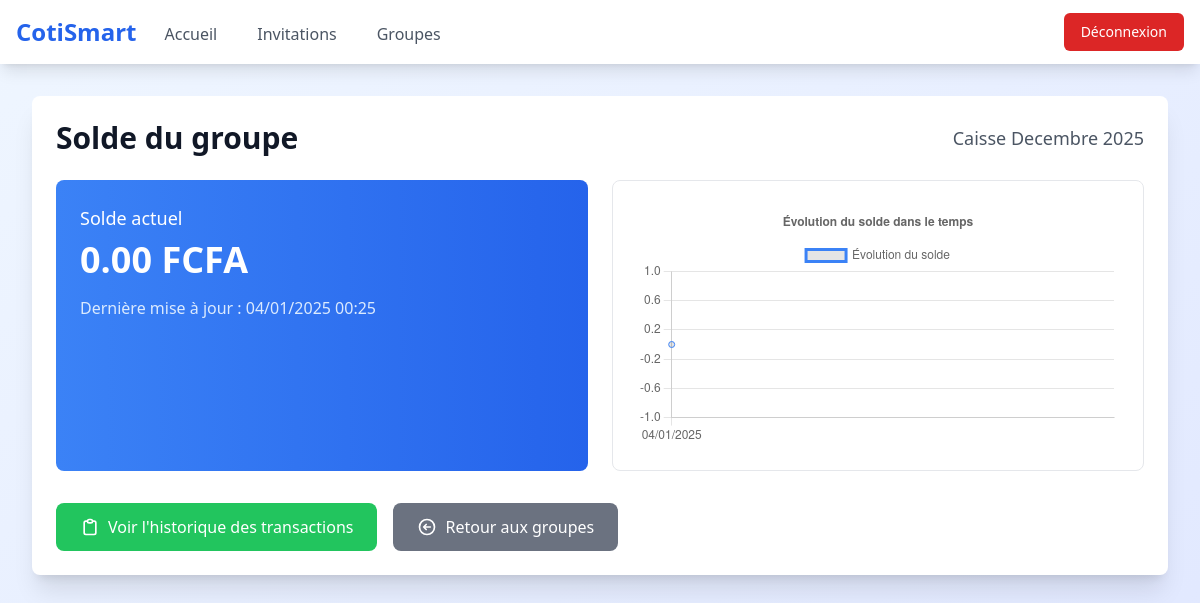
The page /balance/1 (signed in) on the database as committed earlier.
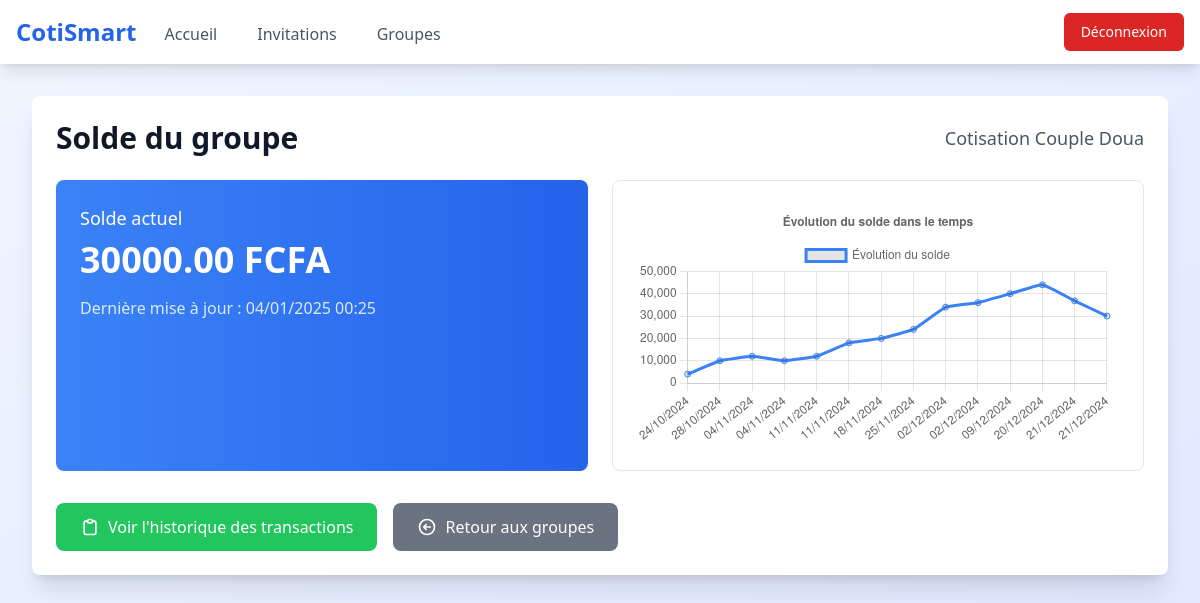
The same page on the database as committed later.
### flask_app.py (models this page shows)
class Group(db.Model):
    id = db.Column(db.Integer, primary_key=True)
    name = db.Column(db.String(100), nullable=False)
    members = db.relationship('GroupMembership', backref='group', lazy=True)

### flask_app.py (the view)
@app.route('/balance/<int:group_id>')
def balance(group_id):
    if 'user_id' not in session:
        return redirect(url_for('connexion'))
    user = User.query.get(session['user_id'])
    pending_invitations_count = get_pending_invitations_count(user.id)
    group = Group.query.get_or_404(group_id)
    membership = GroupMembership.query.filter_by(
        user_id=user.id,
        group_id=group_id
    ).first()
    if not membership:
        flash('Vous n\'avez pas accès à ce groupe', 'error')
        return redirect(url_for('group'))
    transactions = Transaction.query.filter_by(group_id=group_id).order_by(Transaction.date).all()
    total_balance = sum(transaction.amount for transaction in transactions)
    dates = []
    balances = []
    running_balance = 0
    for transaction in transactions:
        running_balance += transaction.amount
        dates.append(transaction.date.strftime('%d/%m/%Y'))
        balances.append(running_balance)
    if not transactions:
        dates = [datetime.now().strftime('%d/%m/%Y')]
        balances = [0]
    return render_template('balance.html',
                         group=group,
                         total_balance=total_balance,
                         dates=dates,
                         balances=balances,
                         now=datetime.now(),
                         pending_invitations_count=pending_invitations_count)

### flask_app.py (called while the page is built)
def get_pending_invitations_count(user_id):
    return GroupInvitation.query.filter_by(
        user_id=user_id,
        status='pending'
    ).count()

### templates/balance.html (shortened to what the changed rows need)
<!DOCTYPE html>
<html lang="fr">
<head>
    <script src="https://cdn.tailwindcss.com"></script>
</head>
<body class="bg-gradient-to-br from-blue-50 to-indigo-100 min-h-screen">
    <div class="max-w-7xl mx-auto px-4 sm:px-6 lg:px-8 py-8">
        <div class="bg-white rounded-lg shadow-xl overflow-hidden">
            <div class="p-6">
                <div class="flex items-center justify-between mb-6">
                    <h1 class="text-3xl font-bold text-gray-900">Solde du groupe</h1>
                    <span class="text-lg font-medium text-gray-600">{{ group.name }}</span>
                </div>
                <div class="grid grid-cols-1 md:grid-cols-2 gap-6 mb-8">
                    <div class="bg-gradient-to-r from-blue-500 to-blue-600 rounded-lg p-6 text-white transform hover:scale-105 transition duration-200">
                        <h2 class="text-lg font-medium mb-2">Solde actuel</h2>
                        <div class="text-4xl font-bold">
                            {{ "%.2f"|format(total_balance) }} FCFA
                        </div>
                        <div class="mt-4 text-blue-100">
                            Dernière mise à jour : {{ now.strftime('%d/%m/%Y %H:%M') }}
                        </div>
                    </div>
                    <div class="bg-white rounded-lg border p-6">
                        <canvas id="transactionsChart"></canvas>
                    </div>
                </div>
            </div>
        </div>
    </div>
</body>
</html>

Rows that differ between the two databases and show on the page:
changed Group: name "Caisse Decembre 2025" → "Cotisation Couple Doua"
Other text that changed with them:
{{ "%.2f"|format(total_balance) }}: "0.00" → "30000.00"
chart data {{ dates|tojson|safe }}: ["04/01/2025"] → ["24/10/2024", "28/10/2024", "04/11/2024", "04/11/2024", "11/11/2024", "11/11/2024", "18/11/2024", "25/11/2024", "02/12/2024", "02/12/2024", "09/12/2024", "20/12/2024", "21/12/2024", "21/12/2024"]
chart data {{ balances|tojson|safe }}: [0] → [4000.0, 10000.0, 12000.0, 10000.0, 12000.0, 18000.0, 20000.0, 24000.0, 34000.0, 36000.0, 40000.0, 44000.0, 36800.0, 30000.0]
